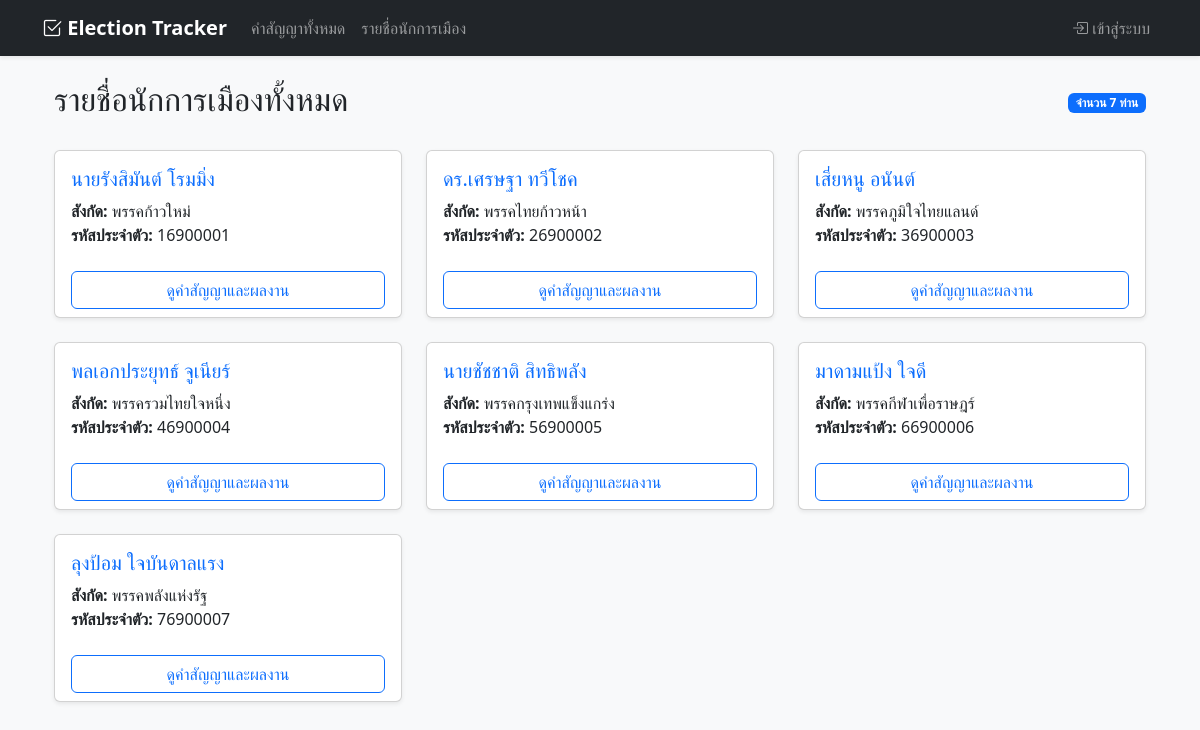
The app's page /politicians with its own data.
### Models/Politician.py (models this page shows)
class Politician(db.Model):
    __tablename__ = 'politicians'
    id = db.Column(db.Integer, primary_key=True)
    name = db.Column(db.String(100), nullable=False)
    party = db.Column(db.String(100), nullable=False)
    promises = db.relationship('Promise', backref='politician', lazy=True)

### Controllers/PoliticianController.py (the view)
@politician_controller.route('/politicians')
def all_politicians():
    politicians = PoliticianTable.find_all()
    return render_template('all_politicians.html', politicians=politicians)

### Models/PoliticianTable.py (called while the page is built)
    @staticmethod
    def find_all():
        return Politician.query.all()

### Views/templates/all_politicians.html
{% extends "layout.html" %}
{% block content %}
<div class="container mt-4">
    <div class="d-flex justify-content-between align-items-center mb-4">
        <h2>รายชื่อนักการเมืองทั้งหมด</h2>
        <span class="badge bg-primary">จำนวน {{ politicians|length }} ท่าน</span>
    </div>
    <div class="row row-cols-1 row-cols-md-3 g-4">
        {% for pol in politicians %}
        <div class="col">
            <div class="card h-100 shadow-sm">
                <div class="card-body">
                    <h5 class="card-title text-primary">{{ pol.name }}</h5>
                    <p class="card-text">
                        <strong>สังกัด:</strong> {{ pol.party }}<br>
                        <strong>รหัสประจำตัว:</strong> {{ pol.id }}
                    </p>
                </div>
                <div class="card-footer bg-transparent border-top-0">
                    <a href="{{ url_for('politician_controller.politician_profile', pol_id=pol.id) }}"
                       class="btn btn-outline-primary w-100">
                        ดูคำสัญญาและผลงาน
                    </a>
                </div>
            </div>
        </div>
        {% else %}
        <div class="col-12 text-center">
            <p class="text-muted">ไม่พบข้อมูลนักการเมืองในระบบ</p>
        </div>
        {% endfor %}
    </div>
</div>
{% endblock %}

### records on screen
Politician: name "นายรังสิมันต์ โรมมิ่ง", party "พรรคก้าวใหม่", id "16900001"
Politician: name "ดร.เศรษฐา ทวีโชค", party "พรรคไทยก้าวหน้า", id "26900002"
Politician: name "เสี่ยหนู อนันต์", party "พรรคภูมิใจไทยแลนด์", id "36900003"
Politician: name "พลเอกประยุทธ์ จูเนียร์", party "พรรครวมไทยใจหนึ่ง", id "46900004"
Politician: name "นายชัชชาติ สิทธิพลัง", party "พรรคกรุงเทพแข็งแกร่ง", id "56900005"
Politician: name "มาดามแป้ง ใจดี", party "พรรคกีฬาเพื่อราษฎร์", id "66900006"
Politician: name "ลุงป้อม ใจบันดาลแรง", party "พรรคพลังแห่งรัฐ", id "76900007"

### other values on screen
{{ politicians|length }} "7"
